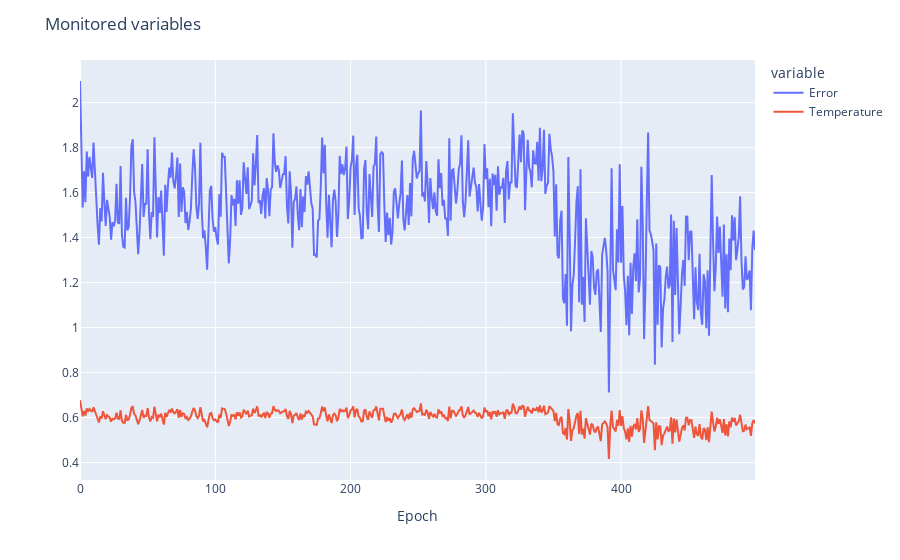

Notebook code for this chart:
### Code cell
fig = px.line(df_model_history[["Error","Temperature"]])
fig.update_layout(title="Monitored variables",
                   xaxis_title='Epoch',
                   yaxis_title='',
                   hovermode='x unified')
fig.show()

### Figure 1 — Plotly figure (JSON) as saved in the notebook; plotly's stock layout.template omitted (floating-point values rounded to 4 significant figures; data arrays with more than 128 entries replaced by an {"elided": "..."} marker saying what was removed)
{"data": [{"hovertemplate": "variable=Error<br>index=%{x}<br>value=%{y}<extra></extra>", "legendgroup": "Error", "line": {"color": "#636efa", "dash": "solid"}, "marker": {"symbol": "circle"}, "mode": "lines", "name": "Error", "orientation": "v", "showlegend": true, "type": "scatter", "x": {"elided": "500 int values"}, "xaxis": "x", "y": {"elided": "500 float values"}, "yaxis": "y"}, {"hovertemplate": "variable=Temperature<br>index=%{x}<br>value=%{y}<extra></extra>", "legendgroup": "Temperature", "line": {"color": "#EF553B", "dash": "solid"}, "marker": {"symbol": "circle"}, "mode": "lines", "name": "Temperature", "orientation": "v", "showlegend": true, "type": "scatter", "x": {"elided": "500 int values"}, "xaxis": "x", "y": {"elided": "500 float values"}, "yaxis": "y"}], "layout": {"hovermode": "x unified", "legend": {"title": {"text": "variable"}, "tracegroupgap": 0}, "margin": {"t": 60}, "title": {"text": "Monitored variables"}, "xaxis": {"anchor": "y", "domain": [0, 1], "title": {"text": "Epoch"}}, "yaxis": {"anchor": "x", "domain": [0, 1], "title": {"text": ""}}}}
